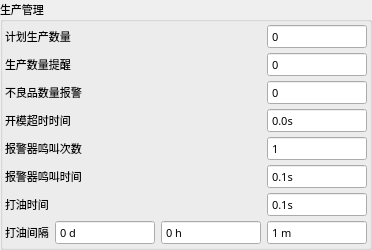
           <widget class="QGroupBox" name="groupBoxProduct">
            <property name="enabled">
             <bool>true</bool>
            </property>
            <property name="font">
             <font>
              <family>微软雅黑</family>
              <pointsize>8</pointsize>
              <weight>50</weight>
              <italic>false</italic>
              <bold>false</bold>
             </font>
            </property>
            <property name="title">
             <string>生产管理</string>
            </property>
            <layout class="QGridLayout" name="gridLayout_3">
             <property name="verticalSpacing">
              <number>3</number>
             </property>
             <property name="margin">
              <number>2</number>
             </property>
             <item row="0" column="0" colspan="2">
              <widget class="QLabel" name="labelPlan">
               <property name="sizePolicy">
                <sizepolicy hsizetype="Expanding" vsizetype="Fixed">
                 <horstretch>0</horstretch>
                 <verstretch>0</verstretch>
                </sizepolicy>
               </property>
               <property name="minimumSize">
                <size>
                 <width>0</width>
                 <height>25</height>
                </size>
               </property>
               <property name="maximumSize">
                <size>
                 <width>16777215</width>
                 <height>25</height>
                </size>
               </property>
               <property name="font">
                <font>
                 <family>微软雅黑</family>
                 <pointsize>8</pointsize>
                 <weight>50</weight>
                 <italic>false</italic>
                 <bold>false</bold>
                </font>
               </property>
               <property name="text">
                <string>计划生产数量</string>
               </property>
              </widget>
             </item>
             <item row="1" column="0" colspan="2">
              <widget class="QLabel" name="labelRemind">
               <property name="sizePolicy">
                <sizepolicy hsizetype="Expanding" vsizetype="Fixed">
                 <horstretch>0</horstretch>
                 <verstretch>0</verstretch>
                </sizepolicy>
               </property>
               <property name="minimumSize">
                <size>
                 <width>0</width>
                 <height>25</height>
                </size>
               </property>
               <property name="maximumSize">
                <size>
                 <width>16777215</width>
                 <height>25</height>
                </size>
               </property>
               <property name="font">
                <font>
                 <family>微软雅黑</family>
                 <pointsize>8</pointsize>
                 <weight>50</weight>
                 <italic>false</italic>
                 <bold>false</bold>
                </font>
               </property>
               <property name="text">
                <string>生产数量提醒</string>
               </property>
              </widget>
             </item>
             <item row="0" column="3">
              <widget class="xSpinBox" name="BoxPlan">
               <property name="sizePolicy">
                <sizepolicy hsizetype="Fixed" vsizetype="Fixed">
                 <horstretch>0</horstretch>
                 <verstretch>0</verstretch>
                </sizepolicy>
               </property>
               <property name="minimumSize">
                <size>
                 <width>100</width>
                 <height>25</height>
                </size>
               </property>
               <property name="maximumSize">
                <size>
                 <width>200</width>
                 <height>25</height>
                </size>
               </property>
               <property name="font">
                <font>
                 <family>微软雅黑</family>
                 <pointsize>8</pointsize>
                 <weight>50</weight>
                 <italic>false</italic>
                 <bold>false</bold>
                </font>
               </property>
               <property name="focusPolicy">
                <enum>Qt::ClickFocus</enum>
               </property>
               <property name="alignment">
                <set>Qt::AlignLeading|Qt::AlignLeft|Qt::AlignVCenter</set>
               </property>
               <property name="buttonSymbols">
                <enum>QAbstractSpinBox::NoButtons</enum>
               </property>
               <property name="specialValueText">
                <string notr="true"/>
               </property>
               <property name="keyboardTracking">
                <bool>false</bool>
               </property>
               <property name="suffix">
                <string notr="true"/>
               </property>
               <property name="prefix">
                <string notr="true"/>
               </property>
               <property name="minimum">
                <number>0</number>
               </property>
               <property name="maximum">
                <number>99999999</number>
               </property>
               <property name="singleStep">
                <number>1</number>
               </property>
               <property name="value">
                <number>0</number>
               </property>
               <property name="HasBtn" stdset="0">
                <bool>true</bool>
               </property>
              </widget>
             </item>
             <item row="2" column="3">
              <widget class="xSpinBox" name="BoxReject">
               <property name="sizePolicy">
                <sizepolicy hsizetype="Fixed" vsizetype="Fixed">
                 <horstretch>0</horstretch>
                 <verstretch>0</verstretch>
                </sizepolicy>
               </property>
               <property name="minimumSize">
                <size>
                 <width>100</width>
                 <height>25</height>
                </size>
               </property>
               <property name="maximumSize">
                <size>
                 <width>200</width>
                 <height>25</height>
                </size>
               </property>
               <property name="font">
                <font>
                 <family>微软雅黑</family>
                 <pointsize>8</pointsize>
                 <weight>50</weight>
                 <italic>false</italic>
                 <bold>false</bold>
                </font>
               </property>
               <property name="focusPolicy">
                <enum>Qt::ClickFocus</enum>
               </property>
               <property name="alignment">
                <set>Qt::AlignLeading|Qt::AlignLeft|Qt::AlignVCenter</set>
               </property>
               <property name="buttonSymbols">
                <enum>QAbstractSpinBox::NoButtons</enum>
               </property>
               <property name="specialValueText">
                <string notr="true"/>
               </property>
               <property name="keyboardTracking">
                <bool>false</bool>
               </property>
               <property name="suffix">
                <string notr="true"/>
               </property>
               <property name="prefix">
                <string notr="true"/>
               </property>
               <property name="maximum">
                <number>9999</number>
               </property>
               <property name="HasBtn" stdset="0">
                <bool>true</bool>
               </property>
              </widget>
             </item>
             <item row="4" column="0" colspan="2">
              <widget class="QLabel" name="labelBuzzerTimes">
               <property name="sizePolicy">
                <sizepolicy hsizetype="Expanding" vsizetype="Fixed">
                 <horstretch>0</horstretch>
                 <verstretch>0</verstretch>
                </sizepolicy>
               </property>
               <property name="minimumSize">
                <size>
                 <width>0</width>
                 <height>25</height>
                </size>
               </property>
               <property name="maximumSize">
                <size>
                 <width>16777215</width>
                 <height>25</height>
                </size>
               </property>
               <property name="font">
                <font>
                 <family>微软雅黑</family>
                 <pointsize>8</pointsize>
                 <weight>50</weight>
                 <italic>false</italic>
                 <bold>false</bold>
                </font>
               </property>
               <property name="text">
                <string>报警器鸣叫次数</string>
               </property>
              </widget>
             </item>
             <item row="1" column="3">
              <widget class="xSpinBox" name="BoxRemind">
               <property name="sizePolicy">
                <sizepolicy hsizetype="Fixed" vsizetype="Fixed">
                 <horstretch>0</horstretch>
                 <verstretch>0</verstretch>
                </sizepolicy>
               </property>
               <property name="minimumSize">
                <size>
                 <width>100</width>
                 <height>25</height>
                </size>
               </property>
               <property name="maximumSize">
                <size>
                 <width>200</width>
                 <height>25</height>
                </size>
               </property>
               <property name="font">
                <font>
                 <family>微软雅黑</family>
                 <pointsize>8</pointsize>
                 <weight>50</weight>
                 <italic>false</italic>
                 <bold>false</bold>
                </font>
               </property>
               <property name="focusPolicy">
                <enum>Qt::ClickFocus</enum>
               </property>
               <property name="alignment">
                <set>Qt::AlignLeading|Qt::AlignLeft|Qt::AlignVCenter</set>
               </property>
               <property name="buttonSymbols">
                <enum>QAbstractSpinBox::NoButtons</enum>
               </property>
               <property name="specialValueText">
                <string notr="true"/>
               </property>
               <property name="keyboardTracking">
                <bool>false</bool>
               </property>
               <property name="suffix">
                <string notr="true"/>
               </property>
               <property name="prefix">
                <string notr="true"/>
               </property>
               <property name="maximum">
                <number>99999999</number>
               </property>
               <property name="HasBtn" stdset="0">
                <bool>true</bool>
               </property>
              </widget>
             </item>
             <item row="2" column="0" colspan="2">
              <widget class="QLabel" name="labelReject">
               <property name="sizePolicy">
                <sizepolicy hsizetype="Expanding" vsizetype="Fixed">
                 <horstretch>0</horstretch>
                 <verstretch>0</verstretch>
                </sizepolicy>
               </property>
               <property name="minimumSize">
                <size>
                 <width>0</width>
                 <height>25</height>
                </size>
               </property>
               <property name="maximumSize">
                <size>
                 <width>16777215</width>
                 <height>25</height>
                </size>
               </property>
               <property name="font">
                <font>
                 <family>微软雅黑</family>
                 <pointsize>8</pointsize>
                 <weight>50</weight>
                 <italic>false</italic>
                 <bold>false</bold>
                </font>
               </property>
               <property name="text">
                <string>不良品数量报警</string>
               </property>
              </widget>
             </item>
             <item row="5" column="0" colspan="2">
              <widget class="QLabel" name="labelBuzzerDelay">
               <property name="sizePolicy">
                <sizepolicy hsizetype="Expanding" vsizetype="Fixed">
                 <horstretch>0</horstretch>
                 <verstretch>0</verstretch>
                </sizepolicy>
               </property>
               <property name="minimumSize">
                <size>
                 <width>0</width>
                 <height>25</height>
                </size>
               </property>
               <property name="maximumSize">
                <size>
                 <width>16777215</width>
                 <height>25</height>
                </size>
               </property>
               <property name="font">
                <font>
                 <family>微软雅黑</family>
                 <pointsize>8</pointsize>
                 <weight>50</weight>
                 <italic>false</italic>
                 <bold>false</bold>
                </font>
               </property>
               <property name="text">
                <string>报警器鸣叫时间</string>
               </property>
              </widget>
             </item>
             <item row="4" column="3">
              <widget class="xSpinBox" name="BoxAlmCnt">
               <property name="sizePolicy">
                <sizepolicy hsizetype="Fixed" vsizetype="Fixed">
                 <horstretch>0</horstretch>
                 <verstretch>0</verstretch>
                </sizepolicy>
               </property>
               <property name="minimumSize">
                <size>
                 <width>100</width>
                 <height>25</height>
                </size>
               </property>
               <property name="maximumSize">
                <size>
                 <width>200</width>
                 <height>25</height>
                </size>
               </property>
               <property name="font">
                <font>
                 <family>微软雅黑</family>
                 <pointsize>8</pointsize>
                 <weight>50</weight>
                 <italic>false</italic>
                 <bold>false</bold>
                </font>
               </property>
               <property name="focusPolicy">
                <enum>Qt::ClickFocus</enum>
               </property>
               <property name="alignment">
                <set>Qt::AlignLeading|Qt::AlignLeft|Qt::AlignVCenter</set>
               </property>
               <property name="buttonSymbols">
                <enum>QAbstractSpinBox::NoButtons</enum>
               </property>
               <property name="specialValueText">
                <string notr="true"/>
               </property>
               <property name="keyboardTracking">
                <bool>false</bool>
               </property>
               <property name="suffix">
                <string notr="true"/>
               </property>
               <property name="prefix">
                <string notr="true"/>
               </property>
               <property name="minimum">
                <number>1</number>
               </property>
               <property name="maximum">
                <number>99</number>
               </property>
               <property name="value">
                <number>1</number>
               </property>
               <property name="HasBtn" stdset="0">
                <bool>true</bool>
               </property>
              </widget>
             </item>
             <item row="5" column="3">
              <widget class="xDoubleSpinBox" name="BoxAlmTime">
               <property name="sizePolicy">
                <sizepolicy hsizetype="Fixed" vsizetype="Fixed">
                 <horstretch>0</horstretch>
                 <verstretch>0</verstretch>
                </sizepolicy>
               </property>
               <property name="minimumSize">
                <size>
                 <width>100</width>
                 <height>25</height>
                </size>
               </property>
               <property name="maximumSize">
                <size>
                 <width>200</width>
                 <height>25</height>
                </size>
               </property>
               <property name="font">
                <font>
                 <family>微软雅黑</family>
                 <pointsize>8</pointsize>
                 <weight>50</weight>
                 <italic>false</italic>
                 <bold>false</bold>
                </font>
               </property>
               <property name="focusPolicy">
                <enum>Qt::ClickFocus</enum>
               </property>
               <property name="alignment">
                <set>Qt::AlignLeading|Qt::AlignLeft|Qt::AlignVCenter</set>
               </property>
               <property name="buttonSymbols">
                <enum>QAbstractSpinBox::NoButtons</enum>
               </property>
               <property name="specialValueText">
                <string notr="true"/>
               </property>
               <property name="keyboardTracking">
                <bool>false</bool>
               </property>
               <property name="prefix">
                <string notr="true"/>
               </property>
               <property name="suffix">
                <string notr="true">s</string>
               </property>
               <property name="decimals">
                <number>1</number>
               </property>
               <property name="minimum">
                <double>0.100000000000000</double>
               </property>
               <property name="maximum">
                <double>99.900000000000006</double>
               </property>
               <property name="singleStep">
                <double>0.100000000000000</double>
               </property>
               <property name="HasBtn" stdset="0">
                <bool>true</bool>
               </property>
              </widget>
             </item>
             <item row="6" column="3">
              <widget class="xDoubleSpinBox" name="BoxOilTime">
               <property name="sizePolicy">
                <sizepolicy hsizetype="Fixed" vsizetype="Fixed">
                 <horstretch>0</horstretch>
                 <verstretch>0</verstretch>
                </sizepolicy>
               </property>
               <property name="minimumSize">
                <size>
                 <width>100</width>
                 <height>25</height>
                </size>
               </property>
               <property name="maximumSize">
                <size>
                 <width>200</width>
                 <height>25</height>
                </size>
               </property>
               <property name="font">
                <font>
                 <family>微软雅黑</family>
                 <pointsize>8</pointsize>
                 <weight>50</weight>
                 <italic>false</italic>
                 <bold>false</bold>
                </font>
               </property>
               <property name="focusPolicy">
                <enum>Qt::ClickFocus</enum>
               </property>
               <property name="alignment">
                <set>Qt::AlignLeading|Qt::AlignLeft|Qt::AlignVCenter</set>
               </property>
               <property name="buttonSymbols">
                <enum>QAbstractSpinBox::NoButtons</enum>
               </property>
               <property name="specialValueText">
                <string notr="true"/>
               </property>
               <property name="keyboardTracking">
                <bool>false</bool>
               </property>
               <property name="prefix">
                <string notr="true"/>
               </property>
               <property name="suffix">
                <string notr="true">s</string>
               </property>
               <property name="decimals">
                <number>1</number>
               </property>
               <property name="minimum">
                <double>0.100000000000000</double>
               </property>
               <property name="maximum">
                <double>3600.000000000000000</double>
               </property>
               <property name="singleStep">
                <double>0.100000000000000</double>
               </property>
               <property name="HasBtn" stdset="0">
                <bool>true</bool>
               </property>
              </widget>
             </item>
             <item row="6" column="0">
              <widget class="QLabel" name="labelOilTime">
               <property name="sizePolicy">
                <sizepolicy hsizetype="Expanding" vsizetype="Fixed">
                 <horstretch>0</horstretch>
                 <verstretch>0</verstretch>
                </sizepolicy>
               </property>
               <property name="minimumSize">
                <size>
                 <width>0</width>
                 <height>25</height>
                </size>
               </property>
               <property name="maximumSize">
                <size>
                 <width>16777215</width>
                 <height>25</height>
                </size>
               </property>
               <property name="font">
                <font>
                 <family>微软雅黑</family>
                 <pointsize>8</pointsize>
                 <weight>50</weight>
                 <italic>false</italic>
                 <bold>false</bold>
                </font>
               </property>
               <property name="text">
                <string>打油时间</string>
               </property>
              </widget>
             </item>
             <item row="7" column="0">
              <widget class="QLabel" name="labelOilInterval">
               <property name="sizePolicy">
                <sizepolicy hsizetype="Expanding" vsizetype="Fixed">
                 <horstretch>0</horstretch>
                 <verstretch>0</verstretch>
                </sizepolicy>
               </property>
               <property name="minimumSize">
                <size>
                 <width>0</width>
                 <height>25</height>
                </size>
               </property>
               <property name="maximumSize">
                <size>
                 <width>16777215</width>
                 <height>25</height>
                </size>
               </property>
               <property name="font">
                <font>
                 <family>微软雅黑</family>
                 <pointsize>8</pointsize>
                 <weight>50</weight>
                 <italic>false</italic>
                 <bold>false</bold>
                </font>
               </property>
               <property name="text">
                <string>打油间隔</string>
               </property>
              </widget>
             </item>
             <item row="7" column="1">
              <widget class="xSpinBox" name="BoxOilIntervalDay">
               <property name="sizePolicy">
                <sizepolicy hsizetype="Fixed" vsizetype="Fixed">
                 <horstretch>0</horstretch>
                 <verstretch>0</verstretch>
                </sizepolicy>
               </property>
               <property name="minimumSize">
                <size>
                 <width>100</width>
                 <height>25</height>
                </size>
               </property>
               <property name="maximumSize">
                <size>
                 <width>200</width>
                 <height>25</height>
                </size>
               </property>
               <property name="font">
                <font>
                 <family>微软雅黑</family>
                 <pointsize>8</pointsize>
                 <weight>50</weight>
                 <italic>false</italic>
                 <bold>false</bold>
                </font>
               </property>
               <property name="focusPolicy">
                <enum>Qt::ClickFocus</enum>
               </property>
               <property name="alignment">
                <set>Qt::AlignLeading|Qt::AlignLeft|Qt::AlignVCenter</set>
               </property>
               <property name="buttonSymbols">
                <enum>QAbstractSpinBox::NoButtons</enum>
               </property>
               <property name="specialValueText">
                <string notr="true"/>
               </property>
               <property name="keyboardTracking">
                <bool>false</bool>
               </property>
               <property name="suffix">
                <string notr="true"> d</string>
               </property>
               <property name="prefix">
                <string notr="true"/>
               </property>
               <property name="minimum">
                <number>0</number>
               </property>
               <property name="maximum">
                <number>365</number>
               </property>
               <property name="value">
                <number>0</number>
               </property>
               <property name="HasBtn" stdset="0">
                <bool>true</bool>
               </property>
              </widget>
             </item>
             <item row="7" column="2">
              <widget class="xSpinBox" name="BoxOilIntervalHour">
               <property name="sizePolicy">
                <sizepolicy hsizetype="Fixed" vsizetype="Fixed">
                 <horstretch>0</horstretch>
                 <verstretch>0</verstretch>
                </sizepolicy>
               </property>
               <property name="minimumSize">
                <size>
                 <width>100</width>
                 <height>25</height>
                </size>
               </property>
               <property name="maximumSize">
                <size>
                 <width>200</width>
                 <height>25</height>
                </size>
               </property>
               <property name="font">
                <font>
                 <family>微软雅黑</family>
                 <pointsize>8</pointsize>
                 <weight>50</weight>
                 <italic>false</italic>
                 <bold>false</bold>
                </font>
               </property>
               <property name="focusPolicy">
                <enum>Qt::ClickFocus</enum>
               </property>
               <property name="alignment">
                <set>Qt::AlignLeading|Qt::AlignLeft|Qt::AlignVCenter</set>
               </property>
               <property name="buttonSymbols">
                <enum>QAbstractSpinBox::NoButtons</enum>
               </property>
               <property name="specialValueText">
                <string notr="true"/>
               </property>
               <property name="keyboardTracking">
                <bool>false</bool>
               </property>
               <property name="suffix">
                <string notr="true"> h</string>
               </property>
               <property name="prefix">
                <string notr="true"/>
               </property>
               <property name="minimum">
                <number>0</number>
               </property>
               <property name="maximum">
                <number>23</number>
               </property>
               <property name="value">
                <number>0</number>
               </property>
               <property name="HasBtn" stdset="0">
                <bool>true</bool>
               </property>
              </widget>
             </item>
             <item row="7" column="3">
              <widget class="xSpinBox" name="BoxOilIntervalMinute">
               <property name="sizePolicy">
                <sizepolicy hsizetype="Fixed" vsizetype="Fixed">
                 <horstretch>0</horstretch>
                 <verstretch>0</verstretch>
                </sizepolicy>
               </property>
               <property name="minimumSize">
                <size>
                 <width>100</width>
                 <height>25</height>
                </size>
               </property>
               <property name="maximumSize">
                <size>
                 <width>200</width>
                 <height>25</height>
                </size>
               </property>
               <property name="font">
                <font>
                 <family>微软雅黑</family>
                 <pointsize>8</pointsize>
                 <weight>50</weight>
                 <italic>false</italic>
                 <bold>false</bold>
                </font>
               </property>
               <property name="focusPolicy">
                <enum>Qt::ClickFocus</enum>
               </property>
               <property name="alignment">
                <set>Qt::AlignLeading|Qt::AlignLeft|Qt::AlignVCenter</set>
               </property>
               <property name="buttonSymbols">
                <enum>QAbstractSpinBox::NoButtons</enum>
               </property>
               <property name="specialValueText">
                <string notr="true"/>
               </property>
               <property name="keyboardTracking">
                <bool>false</bool>
               </property>
               <property name="suffix">
                <string notr="true"> m</string>
               </property>
               <property name="prefix">
                <string notr="true"/>
               </property>
               <property name="minimum">
                <number>1</number>
               </property>
               <property name="maximum">
                <number>600000</number>
               </property>
               <property name="value">
                <number>1</number>
               </property>
               <property name="HasBtn" stdset="0">
                <bool>true</bool>
               </property>
              </widget>
             </item>
             <item row="3" column="0" colspan="2">
              <widget class="QLabel" name="labelMOPabdTime">
               <property name="sizePolicy">
                <sizepolicy hsizetype="Expanding" vsizetype="Fixed">
                 <horstretch>0</horstretch>
                 <verstretch>0</verstretch>
                </sizepolicy>
               </property>
               <property name="minimumSize">
                <size>
                 <width>0</width>
                 <height>25</height>
                </size>
               </property>
               <property name="maximumSize">
                <size>
                 <width>16777215</width>
                 <height>25</height>
                </size>
               </property>
               <property name="font">
                <font>
                 <family>微软雅黑</family>
                 <pointsize>8</pointsize>
                 <weight>50</weight>
                 <italic>false</italic>
                 <bold>false</bold>
                </font>
               </property>
               <property name="text">
                <string>开模超时时间</string>
               </property>
              </widget>
             </item>
             <item row="3" column="3">
              <widget class="xDoubleSpinBox" name="BoxMOPabdTime">
               <property name="sizePolicy">
                <sizepolicy hsizetype="Fixed" vsizetype="Fixed">
                 <horstretch>0</horstretch>
                 <verstretch>0</verstretch>
                </sizepolicy>
               </property>
               <property name="minimumSize">
                <size>
                 <width>100</width>
                 <height>25</height>
                </size>
               </property>
               <property name="maximumSize">
                <size>
                 <width>200</width>
                 <height>25</height>
                </size>
               </property>
               <property name="font">
                <font>
                 <family>微软雅黑</family>
                 <pointsize>8</pointsize>
                 <weight>50</weight>
                 <italic>false</italic>
                 <bold>false</bold>
                </font>
               </property>
               <property name="focusPolicy">
                <enum>Qt::ClickFocus</enum>
               </property>
               <property name="alignment">
                <set>Qt::AlignLeading|Qt::AlignLeft|Qt::AlignVCenter</set>
               </property>
               <property name="buttonSymbols">
                <enum>QAbstractSpinBox::NoButtons</enum>
               </property>
               <property name="specialValueText">
                <string notr="true"/>
               </property>
               <property name="keyboardTracking">
                <bool>false</bool>
               </property>
               <property name="prefix">
                <string notr="true"/>
               </property>
               <property name="suffix">
                <string notr="true">s</string>
               </property>
               <property name="decimals">
                <number>1</number>
               </property>
               <property name="minimum">
                <double>0.000000000000000</double>
               </property>
               <property name="maximum">
                <double>99.900000000000006</double>
               </property>
               <property name="singleStep">
                <double>0.100000000000000</double>
               </property>
               <property name="value">
                <double>0.000000000000000</double>
               </property>
               <property name="HasBtn" stdset="0">
                <bool>true</bool>
               </property>
              </widget>
             </item>
            </layout>
           </widget>
